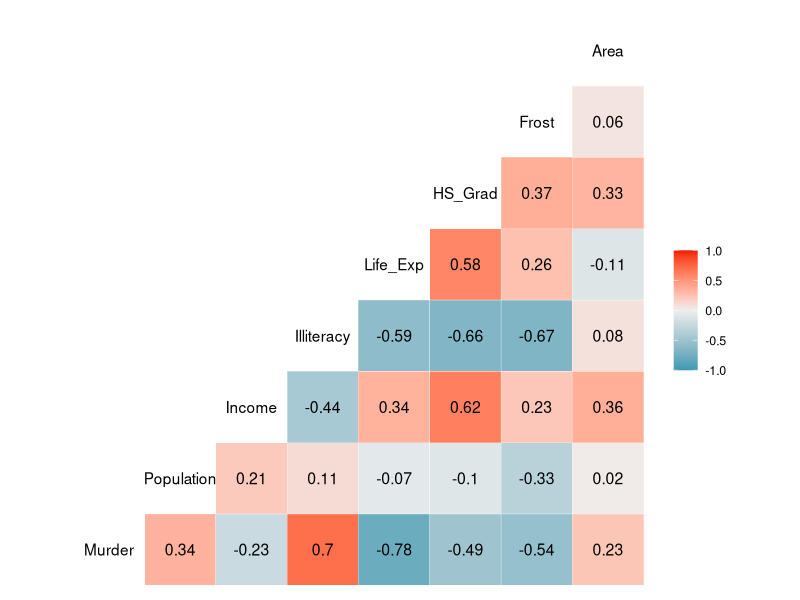
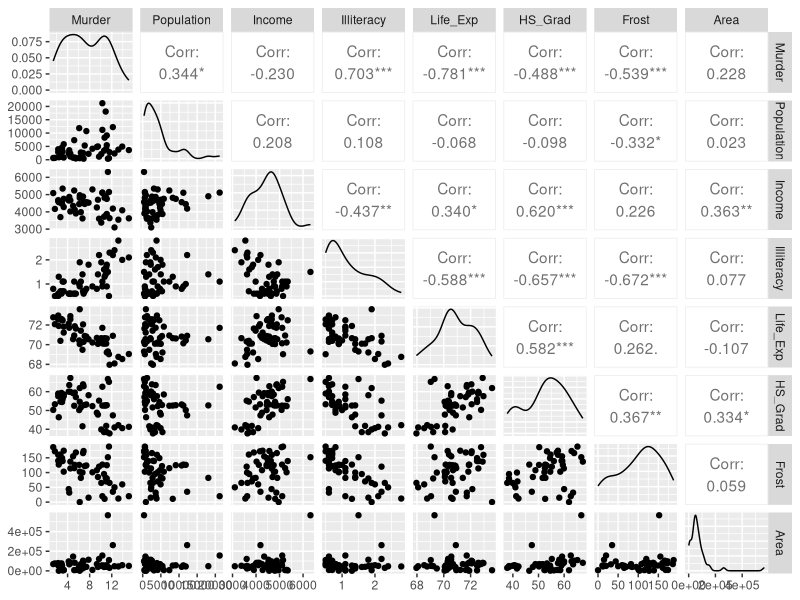
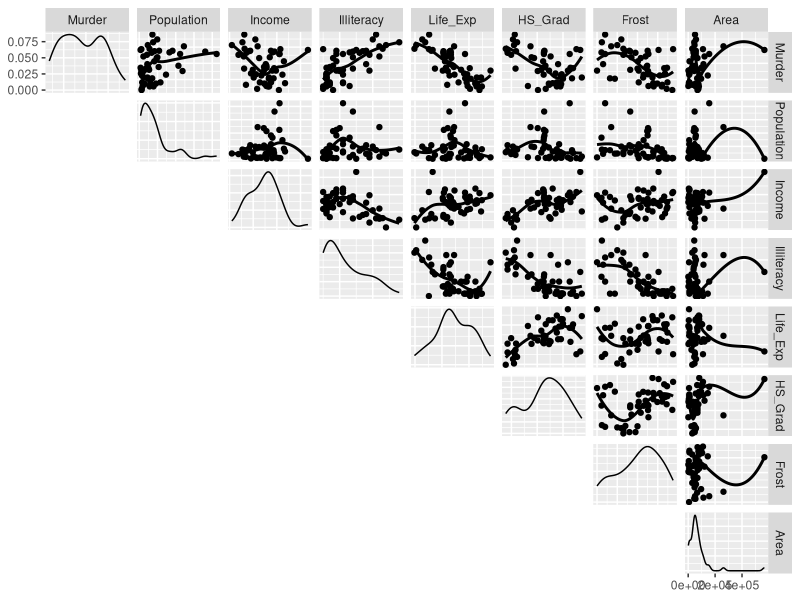
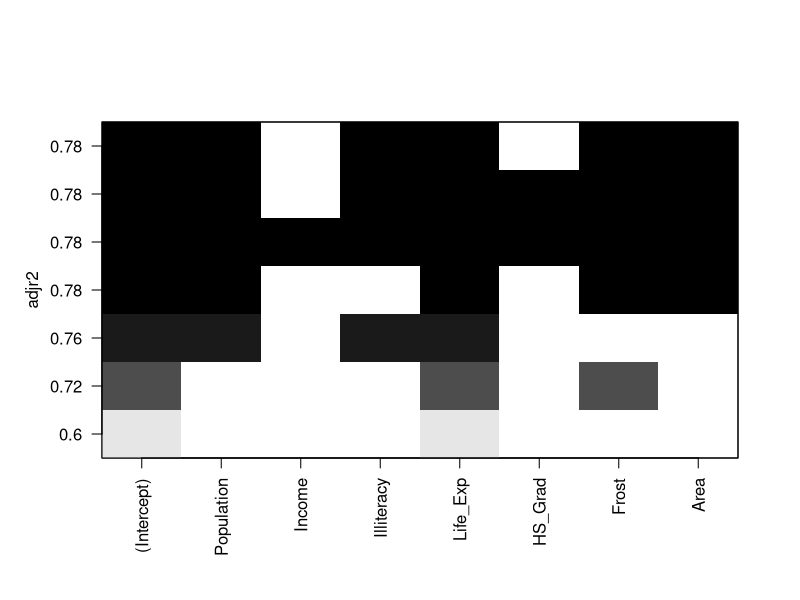

Here is the R script that generated these plots, in order:
# 단순선형회귀
# y는 1개
# x도 1개

# 다중선형회귀
# y는 1개 x는 여러개

# 행렬 state.x77
# 미국의 50개의 주 (row),
# 관련된 8개의 변수

str(state.x77)
states <- as.data.frame(state.x77)
str(states)
cor(states)

## 기본적으로 선형회귀식을 위한 lm 함수는
## df를 입력값으로 받는다...

## combine 함수를 기억해주시고
## 뒤에 오는 변수명이 새 변수명으로 지정됩니다.

library(reshape)
names(states)
states <- reshape::rename(states, c('Life Exp' = 'Life_Exp', 'HS Grad'='HS_Grad'))
states

head(states)

cor(states)

## 가시성과 시인성을 높이기 위해
## 패키지 GGally의 함수 ggcorr()을 사용해본다

# 상관계수는
# 스피어만 vs 피어슨 :: 비교하려고 하는 대상이 모두 연속형자료여야 한다.
# 대상이       
# 서열척도     

install.packages('GGally')
library(GGally)

# Murder를 가장 왼쪽의 컬럼으로 정렬하기 위해
# dplyr의 select를 활용한다.
states <- dplyr::select(states, Murder, everything())

ggcorr(states, label = TRUE, label_round = 2)  # pearson이 default // spearman이 기본이 아닙니다.

ggpairs(states)
ggpairs(states, lower=list(continuous = 'blank') , upper = list(continuous = wrap('smooth_loess', se=FALSE)))


### leaps라고 하는 패키지를 활용해본다.
install.packages('leaps')
library(leaps)
fits <- regsubsets(Murder~., states)
summary(fits)

### 위의 결과로는 적절한 x변수의 개수를
### 선정하기 어려우므로 plot을 그려서
### 적절한 X변수의 개수를 확인할 수 있는지
### 점검해본다.

plot(fits, scale = 'adjr2')

### 위의 결과로 보니 adjr2의 경우 
### 같은 값을 갖게 하는 변수들의 조합이 매우 많았다.

### 이에 따라 AIC와 BIC라고 하는 Error를 기준으로 한(즉, 값이 작을수록 좋은)
### 지표로 평가를 수행한다.

2 * 7  # states의 설명변수는 7

7 * log(50) # states의 설명 변수는 7, n= 전체 관측치의 수

### AIC를 적용하는 과정 -1) 전진선택법, 2) 후진소거법, 3) 단계적선택법
library(MASS)
fit_full <- lm(Murder ~., states)
fit_full
fit <- lm(Murder ~ 1, states)
fit

### AIC를 적용한다.
stepAIC(fit, scope = formula(fit_full))  ## 전진선택법
stepAIC(fit_full, trace=FALSE)  ## 후진선택법


### BIC를 적용한다.
stepAIC(fit, k=log(nrow(states)))  ## 전진선택법
stepAIC(fit_full, k=log(nrow(states)))  ## 후진선택법

### end of file
